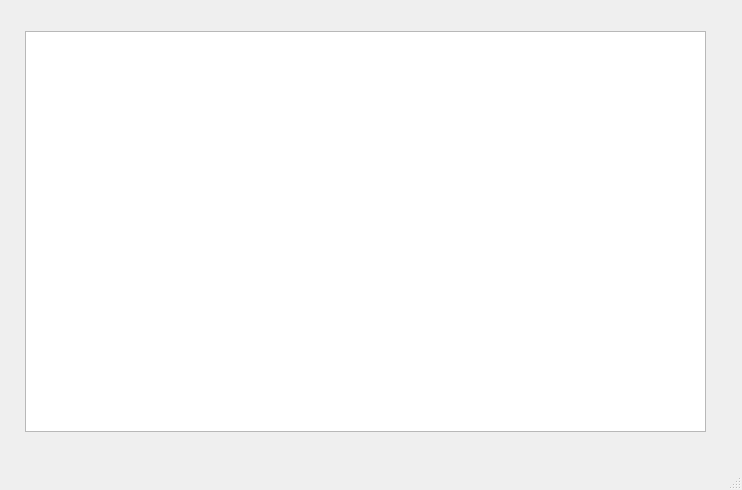
<?xml version="1.0" encoding="UTF-8"?>
<ui version="4.0">
 <class>SearchResultWindow</class>
 <widget class="QMainWindow" name="SearchResultWindow">
  <property name="geometry">
   <rect>
    <x>0</x>
    <y>0</y>
    <width>742</width>
    <height>490</height>
   </rect>
  </property>
  <property name="windowTitle">
   <string>MainWindow</string>
  </property>
  <widget class="QWidget" name="centralwidget">
   <widget class="QTableView" name="tableView">
    <property name="geometry">
     <rect>
      <x>25</x>
      <y>31</y>
      <width>681</width>
      <height>401</height>
     </rect>
    </property>
   </widget>
  </widget>
  <widget class="QMenuBar" name="menubar">
   <property name="geometry">
    <rect>
     <x>0</x>
     <y>0</y>
     <width>742</width>
     <height>26</height>
    </rect>
   </property>
  </widget>
  <widget class="QStatusBar" name="statusbar"/>
 </widget>
 <resources/>
 <connections/>
</ui>
